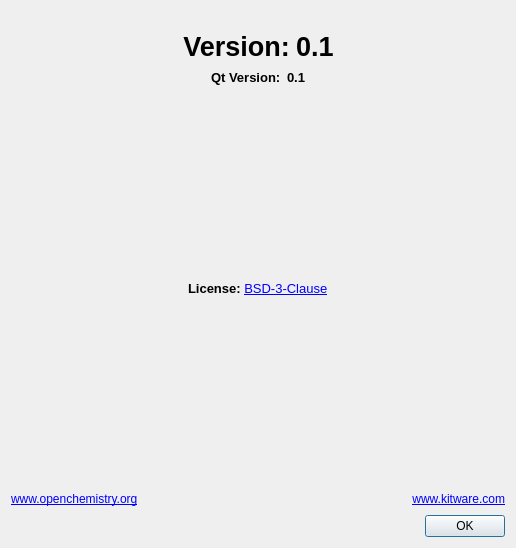
<?xml version="1.0" encoding="UTF-8"?>
<ui version="4.0">
 <class>AboutDialog</class>
 <widget class="QDialog" name="aboutDialog">
  <property name="geometry">
   <rect>
    <x>0</x>
    <y>0</y>
    <width>516</width>
    <height>548</height>
   </rect>
  </property>
  <property name="sizePolicy">
   <sizepolicy hsizetype="Minimum" vsizetype="Minimum">
    <horstretch>0</horstretch>
    <verstretch>0</verstretch>
   </sizepolicy>
  </property>
  <property name="windowTitle">
   <string/>
  </property>
  <property name="modal">
   <bool>true</bool>
  </property>
  <layout class="QVBoxLayout" name="verticalLayout_3">
   <item>
    <widget class="QLabel" name="Image">
     <property name="sizePolicy">
      <sizepolicy hsizetype="Fixed" vsizetype="Fixed">
       <horstretch>0</horstretch>
       <verstretch>0</verstretch>
      </sizepolicy>
     </property>
     <property name="text">
      <string/>
     </property>
     <property name="pixmap">
      <pixmap resource="queuetray.qrc">:/icons/MoleQueue_About.png</pixmap>
     </property>
    </widget>
   </item>
   <item>
    <layout class="QHBoxLayout" name="versionLayout">
     <item>
      <layout class="QHBoxLayout" name="horizontalLayout_3">
       <item>
        <spacer name="horizontalSpacer">
         <property name="orientation">
          <enum>Qt::Horizontal</enum>
         </property>
         <property name="sizeHint" stdset="0">
          <size>
           <width>40</width>
           <height>20</height>
          </size>
         </property>
        </spacer>
       </item>
       <item>
        <widget class="QLabel" name="versionLabel">
         <property name="text">
          <string>&lt;html&gt;&lt;head/&gt;&lt;body&gt;&lt;p&gt;&lt;span style=&quot; font-size:20pt; font-weight:600;&quot;&gt;Version:&lt;/span&gt;&lt;/p&gt;&lt;/body&gt;&lt;/html&gt;</string>
         </property>
         <property name="textFormat">
          <enum>Qt::AutoText</enum>
         </property>
         <property name="alignment">
          <set>Qt::AlignCenter</set>
         </property>
        </widget>
       </item>
       <item>
        <widget class="QLabel" name="version">
         <property name="text">
          <string>&lt;html&gt;&lt;head/&gt;&lt;body&gt;&lt;p&gt;&lt;span style=&quot; font-size:20pt; font-weight:600;&quot;&gt;0.1&lt;/span&gt;&lt;/p&gt;&lt;/body&gt;&lt;/html&gt;</string>
         </property>
         <property name="textInteractionFlags">
          <set>Qt::LinksAccessibleByMouse|Qt::TextSelectableByMouse</set>
         </property>
        </widget>
       </item>
       <item>
        <spacer name="horizontalSpacer_2">
         <property name="orientation">
          <enum>Qt::Horizontal</enum>
         </property>
         <property name="sizeHint" stdset="0">
          <size>
           <width>40</width>
           <height>20</height>
          </size>
         </property>
        </spacer>
       </item>
      </layout>
     </item>
    </layout>
   </item>
   <item>
    <layout class="QHBoxLayout" name="qtLayout">
     <item>
      <spacer name="horizontalSpacer_6">
       <property name="orientation">
        <enum>Qt::Horizontal</enum>
       </property>
       <property name="sizeHint" stdset="0">
        <size>
         <width>40</width>
         <height>20</height>
        </size>
       </property>
      </spacer>
     </item>
     <item>
      <widget class="QLabel" name="qtVersionLabel">
       <property name="text">
        <string>&lt;html&gt;&lt;head/&gt;&lt;body&gt;&lt;p&gt;&lt;span style=&quot; font-size:10pt; font-weight:600;&quot;&gt;Qt Version:&lt;/span&gt;&lt;/p&gt;&lt;/body&gt;&lt;/html&gt;</string>
       </property>
      </widget>
     </item>
     <item>
      <widget class="QLabel" name="qtVersion">
       <property name="text">
        <string>&lt;html&gt;&lt;head/&gt;&lt;body&gt;&lt;p&gt;&lt;span style=&quot; font-size:10pt; font-weight:600;&quot;&gt;0.1&lt;/span&gt;&lt;/p&gt;&lt;/body&gt;&lt;/html&gt;</string>
       </property>
       <property name="textInteractionFlags">
        <set>Qt::LinksAccessibleByMouse|Qt::TextSelectableByMouse</set>
       </property>
      </widget>
     </item>
     <item>
      <spacer name="horizontalSpacer_7">
       <property name="orientation">
        <enum>Qt::Horizontal</enum>
       </property>
       <property name="sizeHint" stdset="0">
        <size>
         <width>40</width>
         <height>20</height>
        </size>
       </property>
      </spacer>
     </item>
    </layout>
   </item>
   <item>
    <spacer name="verticalSpacer">
     <property name="orientation">
      <enum>Qt::Vertical</enum>
     </property>
     <property name="sizeHint" stdset="0">
      <size>
       <width>20</width>
       <height>5</height>
      </size>
     </property>
    </spacer>
   </item>
   <item>
    <layout class="QHBoxLayout" name="license">
     <item>
      <spacer name="horizontalSpacer_8">
       <property name="orientation">
        <enum>Qt::Horizontal</enum>
       </property>
       <property name="sizeHint" stdset="0">
        <size>
         <width>40</width>
         <height>20</height>
        </size>
       </property>
      </spacer>
     </item>
     <item>
      <widget class="QLabel" name="licenseLabel">
       <property name="text">
        <string>&lt;html&gt;&lt;head/&gt;&lt;body&gt;&lt;p&gt;&lt;span style=&quot; font-size:10pt; font-weight:600;&quot;&gt;License: &lt;/span&gt;&lt;a href=&quot;http://opensource.org/licenses/BSD-3-Clause&quot;&gt;&lt;span style=&quot; font-size:10pt; text-decoration: underline; color:#0000ff;&quot;&gt;BSD-3-Clause&lt;/span&gt;&lt;/a&gt;&lt;/p&gt;&lt;/body&gt;&lt;/html&gt;</string>
       </property>
      </widget>
     </item>
     <item>
      <spacer name="horizontalSpacer_9">
       <property name="orientation">
        <enum>Qt::Horizontal</enum>
       </property>
       <property name="sizeHint" stdset="0">
        <size>
         <width>40</width>
         <height>20</height>
        </size>
       </property>
      </spacer>
     </item>
    </layout>
   </item>
   <item>
    <spacer name="verticalSpacer_2">
     <property name="orientation">
      <enum>Qt::Vertical</enum>
     </property>
     <property name="sizeHint" stdset="0">
      <size>
       <width>20</width>
       <height>5</height>
      </size>
     </property>
    </spacer>
   </item>
   <item>
    <layout class="QHBoxLayout" name="urlsLayout">
     <item>
      <widget class="QLabel" name="label_3">
       <property name="text">
        <string>&lt;html&gt;&lt;head/&gt;&lt;body&gt;&lt;p&gt;&lt;a href=&quot;http://www.openchemistry.org&quot;&gt;&lt;span style=&quot; text-decoration: underline; color:#0000ff;&quot;&gt;www.openchemistry.org&lt;/span&gt;&lt;/a&gt;&lt;/p&gt;&lt;/body&gt;&lt;/html&gt;</string>
       </property>
       <property name="openExternalLinks">
        <bool>true</bool>
       </property>
      </widget>
     </item>
     <item>
      <spacer name="horizontalSpacer_3">
       <property name="orientation">
        <enum>Qt::Horizontal</enum>
       </property>
       <property name="sizeHint" stdset="0">
        <size>
         <width>40</width>
         <height>20</height>
        </size>
       </property>
      </spacer>
     </item>
     <item>
      <widget class="QLabel" name="label_2">
       <property name="text">
         <string>&lt;html&gt;&lt;head/&gt;&lt;body&gt;&lt;p&gt;&lt;a href=&quot;http://www.kitware.com&quot;&gt;&lt;span style=&quot; text-decoration: underline; color:#0000ff;&quot;&gt;www.kitware.com&lt;/span&gt;&lt;/a&gt;&lt;/p&gt;&lt;/body&gt;&lt;/html&gt;</string>
       </property>
       <property name="textFormat">
        <enum>Qt::RichText</enum>
       </property>
       <property name="alignment">
        <set>Qt::AlignRight|Qt::AlignTrailing|Qt::AlignVCenter</set>
       </property>
       <property name="openExternalLinks">
        <bool>true</bool>
       </property>
      </widget>
     </item>
    </layout>
   </item>
   <item>
    <layout class="QHBoxLayout">
     <property name="spacing">
      <number>6</number>
     </property>
     <property name="margin">
      <number>0</number>
     </property>
     <item>
      <spacer>
       <property name="orientation">
        <enum>Qt::Horizontal</enum>
       </property>
       <property name="sizeHint" stdset="0">
        <size>
         <width>0</width>
         <height>20</height>
        </size>
       </property>
      </spacer>
     </item>
     <item>
      <widget class="QPushButton" name="OK">
       <property name="text">
        <string>OK</string>
       </property>
      </widget>
     </item>
    </layout>
   </item>
  </layout>
  <zorder>Image</zorder>
 </widget>
 <resources>
  <include location="queuetray.qrc"/>
 </resources>
 <connections>
  <connection>
   <sender>OK</sender>
   <signal>clicked()</signal>
   <receiver>aboutDialog</receiver>
   <slot>accept()</slot>
   <hints>
    <hint type="sourcelabel">
     <x>278</x>
     <y>253</y>
    </hint>
    <hint type="destinationlabel">
     <x>96</x>
     <y>254</y>
    </hint>
   </hints>
  </connection>
 </connections>
</ui>
